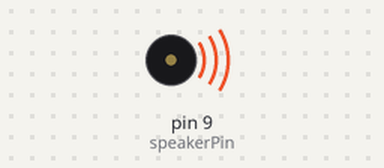
Bench run of a sketch on a simulated Arduino Uno, built with avr-gcc and run on an emulated ATmega328P. Parts: buzzer (waves = sounding).

Above: at 0.5 s.
Timing chart, 0 to 4.6 s (numbered marks = the images above):
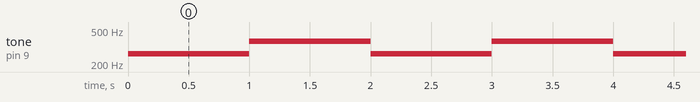

The sketch:

sounds_notes.ino
```cpp
// Using tone to produce sound with Piezo speaker
 #include "pitches.h"
int speakerPin = 9;

void setup() {
  // Nothing needed!
}

void loop() {
  tone(speakerPin, NOTE_C4);
  delay(1000);

  tone(speakerPin, NOTE_FS4);
  delay(1000);
}
```

pitches.h
```cpp
/*************************************************
 * Public Constants
 *************************************************/

#define NOTE_B0  31
#define NOTE_C1  33
#define NOTE_CS1 35
#define NOTE_D1  37
#define NOTE_DS1 39
#define NOTE_E1  41
#define NOTE_F1  44
#define NOTE_FS1 46
#define NOTE_G1  49
#define NOTE_GS1 52
#define NOTE_A1  55
#define NOTE_AS1 58
#define NOTE_B1  62
#define NOTE_C2  65
#define NOTE_CS2 69
#define NOTE_D2  73
#define NOTE_DS2 78
#define NOTE_E2  82
#define NOTE_F2  87
#define NOTE_FS2 93
#define NOTE_G2  98
#define NOTE_GS2 104
#define NOTE_A2  110
#define NOTE_AS2 117
#define NOTE_B2  123
#define NOTE_C3  131
#define NOTE_CS3 139
#define NOTE_D3  147
#define NOTE_DS3 156
#define NOTE_E3  165
#define NOTE_F3  175
#define NOTE_FS3 185
#define NOTE_G3  196
#define NOTE_GS3 208
#define NOTE_A3  220
#define NOTE_AS3 233
#define NOTE_B3  247
#define NOTE_C4  262
#define NOTE_CS4 277
#define NOTE_D4  294
#define NOTE_DS4 311
#define NOTE_E4  330
#define NOTE_F4  349
#define NOTE_FS4 370
#define NOTE_G4  392
#define NOTE_GS4 415
#define NOTE_A4  440
#define NOTE_AS4 466
#define NOTE_B4  494
#define NOTE_C5  523
#define NOTE_CS5 554
#define NOTE_D5  587
#define NOTE_DS5 622
#define NOTE_E5  659
#define NOTE_F5  698
#define NOTE_FS5 740
#define NOTE_G5  784
#define NOTE_GS5 831
#define NOTE_A5  880
#define NOTE_AS5 932
#define NOTE_B5  988
#define NOTE_C6  1047
#define NOTE_CS6 1109
#define NOTE_D6  1175
#define NOTE_DS6 1245
#define NOTE_E6  1319
#define NOTE_F6  1397
#define NOTE_FS6 1480
#define NOTE_G6  1568
#define NOTE_GS6 1661
#define NOTE_A6  1760
#define NOTE_AS6 1865
#define NOTE_B6  1976
#define NOTE_C7  2093
#define NOTE_CS7 2217
#define NOTE_D7  2349
#define NOTE_DS7 2489
#define NOTE_E7  2637
#define NOTE_F7  2794
#define NOTE_FS7 2960
#define NOTE_G7  3136
#define NOTE_GS7 3322
#define NOTE_A7  3520
#define NOTE_AS7 3729
#define NOTE_B7  3951
#define NOTE_C8  4186
#define NOTE_CS8 4435
#define NOTE_D8  4699
#define NOTE_DS8 4978
```

Measured:
- by itself, tone on pin 9 (speakerPin): alternates 370 Hz for 1.0 s and 262 Hz for 1.0 s
